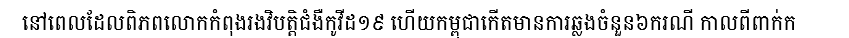
#> input picture lines/Kh Battambang 12/Line 0.png, 849 x 38 px; its folder holds only this picture in this run
$ jupyter execute 'Connected Component labeling.ipynb'
#> lines starting #> are read from the running program, lines starting #| are printed output that depends on the picture
[cell 1]
import cv2
import matplotlib.pyplot as plt
import numpy as np
from scipy.ndimage.measurements import label
import os
import shutil
import pandas as pd

## Functions

[cell 2]
def imshow_components(labels, save=False, name=None):
    '''
        Show every detected component in the image
    '''
#     Map component labels to hue val
    label_hue = np.uint8(1234*labels/np.max(labels) % 179)
    blank_ch = 255*np.ones_like(label_hue)
    labeled_img = cv2.merge([label_hue, blank_ch, blank_ch])

    # cvt to BGR for display
    labeled_img = cv2.cvtColor(labeled_img, cv2.COLOR_HSV2BGR)

    # set bg label to black
    labeled_img[label_hue==0] = 0

    show_img(labeled_img)
    if save:
        cv2.imwrite(f'{name}.png', labeled_img)

def show_img(gray_img):
    plt.imshow(gray_img, cmap='gray', interpolation = 'bicubic')
    plt.xticks([]), plt.yticks([])
    plt.show()


# [50 lines left out: functions padding, extract_components, not called in this run]


def read_gray_img(file_name):
#> called with file_name = 'lines/Kh Battambang 12/Line 0.png'
    image = cv2.imread(file_name)
#> image is the input picture: shape (38, 849, 3); min 0, max 255, mean 223.3
    image = cv2.resize(image, (0,0), fx=2, fy=2, interpolation=cv2.INTER_NEAREST )
#> image: shape (76, 1698, 3)
    gray_image = cv2.cvtColor(image, cv2.COLOR_BGR2GRAY)
    gray_image = cv2.bitwise_not(gray_image)
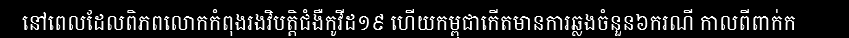
#> gray_image: shape (76, 1698) (shown at 1/2 size); min 0, max 255, mean 31.7

    return gray_image

Interating through each line and extract components using connected component labeling in Scipy Library, the extrated lines will be saved in to same directory with original line with name "extracted_{line_name}"

[cell 3]
base_dir = os.getcwd()
for font in os.listdir( 'lines'):
    for line in os.listdir( os.path.join('lines', font)):
        file_name = os.path.join('lines', font, line)
        gray_image = read_gray_img(file_name)
        labels, num_label = label(gray_image)
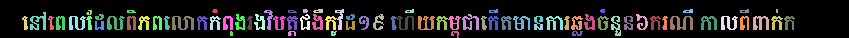
#> labels: shape (76, 1698) int32 (shown at 1/2 size); 79 distinct labels, from 0 to 78; one colour per label, 0 black
#> num_label = 78

        print(file_name)
        print(f'{num_label} components detected')
#| 78 components detected
        imshow_components(labels, save=True, name= os.path.join('lines', font, f'extracted_{line}'))
#> in imshow_components, `label_hue = np.uint8(1234*labels/np.max(labels) % 179)`:
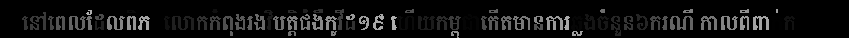
#> label_hue: shape (76, 1698) (shown at 1/2 size); min 0, max 174, mean 15.3
#> in imshow_components, `labeled_img = cv2.merge([label_hue, blank_ch, blank_ch])`:
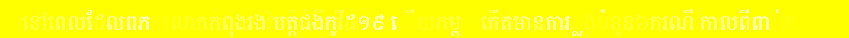
#> labeled_img: shape (76, 1698, 3) (shown at 1/2 size); mean of channels 0, 1, 2 15.3, 255, 255; drawn as B, G, R
#> in imshow_components, `labeled_img = cv2.cvtColor(labeled_img, cv2.COLOR_HSV2BGR)`:
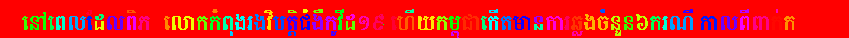
#> labeled_img: shape (76, 1698, 3) (shown at 1/2 size); mean B, G, R 23.1, 22.8, 232.1
#> in imshow_components, `labeled_img[label_hue==0] = 0`:
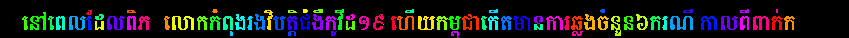
#> labeled_img: shape (76, 1698, 3) (shown at 1/2 size); mean B, G, R 23.1, 22.8, 22.1
#> pass 2 of the loop `for font in os.listdir( 'lines'):`:
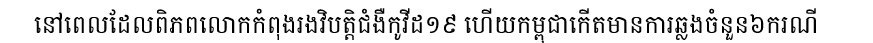
#> input picture lines/Kh Battambang 14/Line 0.png, 873 x 43 px
#> in read_gray_img, image is the input picture: shape (43, 873, 3); min 0, max 255, mean 224.1
#> image: shape (86, 1746, 3)
#> `labels, num_label = label(gray_image)`:
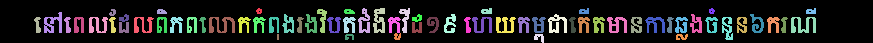
#> labels: shape (86, 1746) int32 (shown at 1/2 size); 67 distinct labels, from 0 to 66; one colour per label, 0 black
#> num_label = 66
#| 66 components detected
#> label_hue: shape (86, 1746)
#> in imshow_components (call 2), `labeled_img[label_hue==0] = 0`:
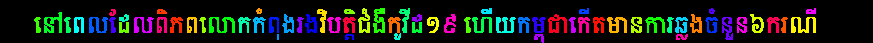
#> labeled_img: shape (86, 1746, 3) (shown at 1/2 size); mean B, G, R 21.5, 25.8, 23.2
